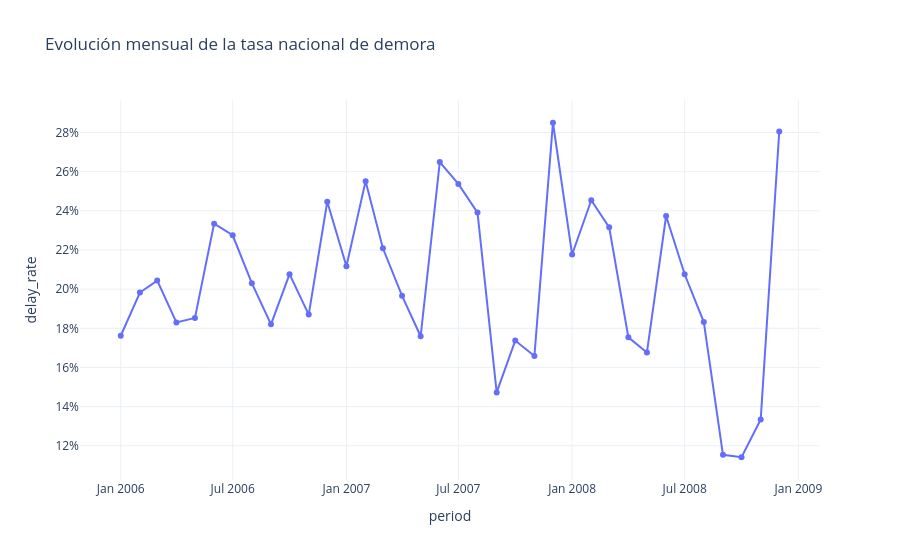

The notebook cell saved with this chart:
### Code cell
# ¿Cómo evoluciona mensualmente la tasa nacional de demora?

monthly_overall = add_rates(
    monthly.groupby(["year", "month"])[metric_columns].sum().reset_index()
)
monthly_overall["period"] = pd.to_datetime(
    dict(year=monthly_overall.year, month=monthly_overall.month, day=1)
)
fig = px.line(
    monthly_overall,
    x="period",
    y="delay_rate",
    markers=True,
    hover_data=["operated_flights", "cancellation_rate"],
    title="Evolución mensual de la tasa nacional de demora",
)
fig.update_yaxes(tickformat=".0%")
fig.update_layout(template="plotly_white", showlegend=False)
fig.show()

### Figure 1 — Plotly figure (JSON) as saved in the notebook; plotly's stock layout.template omitted (floating-point values rounded to 4 significant figures)
{"data": [{"customdata": [[571500, 0.01684], [519954, 0.02126], [597631, 0.01253], [578747, 0.01128], [595862, 0.0117], [588227, 0.01686], [610509, 0.01728], [618949, 0.01556], [574987, 0.01701], [600319, 0.01863], [576639, 0.01631], [586664, 0.02992], [605782, 0.02538], [540139, 0.04502], [622332, 0.0264], [603510, 0.01812], [624768, 0.01083], [612037, 0.0274], [635054, 0.02082], [640984, 0.01882], [593680, 0.01084], [622665, 0.01163], [598870, 0.01038], [594828, 0.03497], [588457, 0.02857], [548640, 0.03618], [599907, 0.02627], [587771, 0.01731], [600064, 0.01027], [597734, 0.01796], [617333, 0.01688], [602444, 0.01606], [530995, 0.01833], [552956, 0.005841], [518814, 0.008519], [527179, 0.03262]], "hovertemplate": "period=%{x}<br>delay_rate=%{y}<br>operated_flights=%{customdata[0]}<br>cancellation_rate=%{customdata[1]}<extra></extra>", "legendgroup": "", "line": {"color": "#636efa", "dash": "solid"}, "marker": {"symbol": "circle"}, "mode": "lines+markers", "name": "", "orientation": "v", "showlegend": false, "type": "scatter", "x": ["2006-01-01T00:00:00", "2006-02-01T00:00:00", "2006-03-01T00:00:00", "2006-04-01T00:00:00", "2006-05-01T00:00:00", "2006-06-01T00:00:00", "2006-07-01T00:00:00", "2006-08-01T00:00:00", "2006-09-01T00:00:00", "2006-10-01T00:00:00", "2006-11-01T00:00:00", "2006-12-01T00:00:00", "2007-01-01T00:00:00", "2007-02-01T00:00:00", "2007-03-01T00:00:00", "2007-04-01T00:00:00", "2007-05-01T00:00:00", "2007-06-01T00:00:00", "2007-07-01T00:00:00", "2007-08-01T00:00:00", "2007-09-01T00:00:00", "2007-10-01T00:00:00", "2007-11-01T00:00:00", "2007-12-01T00:00:00", "2008-01-01T00:00:00", "2008-02-01T00:00:00", "2008-03-01T00:00:00", "2008-04-01T00:00:00", "2008-05-01T00:00:00", "2008-06-01T00:00:00", "2008-07-01T00:00:00", "2008-08-01T00:00:00", "2008-09-01T00:00:00", "2008-10-01T00:00:00", "2008-11-01T00:00:00", "2008-12-01T00:00:00"], "xaxis": "x", "y": [0.1762, 0.1983, 0.2044, 0.183, 0.1853, 0.2334, 0.2275, 0.203, 0.182, 0.2076, 0.187, 0.2446, 0.2117, 0.2551, 0.2209, 0.1966, 0.1759, 0.2649, 0.2538, 0.2391, 0.1473, 0.1737, 0.1658, 0.285, 0.2177, 0.2454, 0.2316, 0.1754, 0.1677, 0.2373, 0.2076, 0.1832, 0.1154, 0.1141, 0.1334, 0.2805], "yaxis": "y"}], "layout": {"legend": {"tracegroupgap": 0}, "showlegend": false, "title": {"text": "Evolución mensual de la tasa nacional de demora"}, "xaxis": {"anchor": "y", "domain": [0, 1], "title": {"text": "period"}}, "yaxis": {"anchor": "x", "domain": [0, 1], "tickformat": ".0%", "title": {"text": "delay_rate"}}}}
